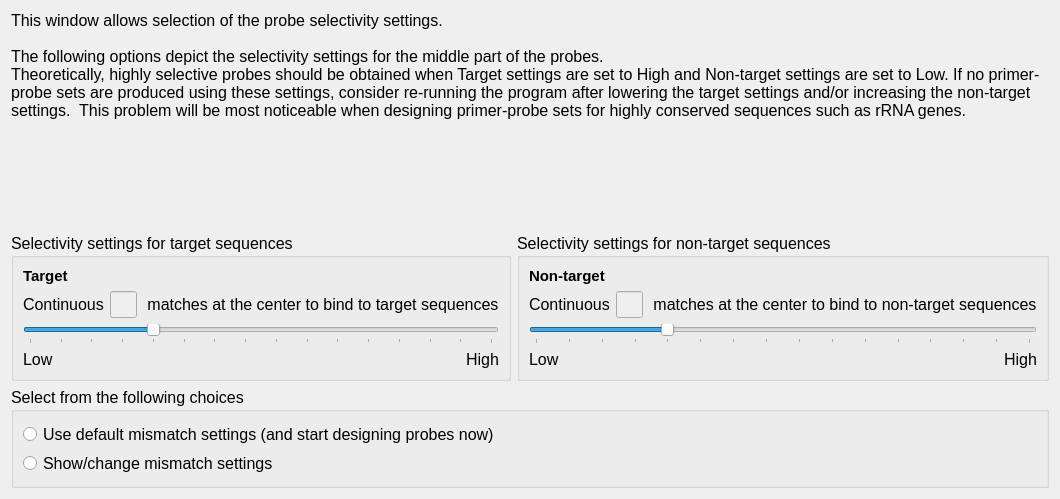
<?xml version="1.0" encoding="UTF-8"?>
<ui version="4.0">
 <class>ProbeSettingSlctvtBscPage</class>
 <widget class="QWizardPage" name="ProbeSettingSlctvtBscPage">
  <property name="geometry">
   <rect>
    <x>0</x>
    <y>0</y>
    <width>995</width>
    <height>499</height>
   </rect>
  </property>
  <property name="minimumSize">
   <size>
    <width>0</width>
    <height>0</height>
   </size>
  </property>
  <property name="maximumSize">
   <size>
    <width>10000</width>
    <height>10000</height>
   </size>
  </property>
  <property name="cursor">
   <cursorShape>ArrowCursor</cursorShape>
  </property>
  <property name="windowTitle">
   <string>Basic Probe Selectivity Settings</string>
  </property>
  <property name="title">
   <string>Basic Probe Selectivity Settings</string>
  </property>
  <layout class="QGridLayout" name="gridLayout_4">
   <item row="0" column="0">
    <widget class="QLabel" name="label_1">
     <property name="font">
      <font>
       <pointsize>12</pointsize>
      </font>
     </property>
     <property name="text">
      <string>This window allows selection of the probe selectivity settings.

The following options depict the selectivity settings for the middle part of the probes.
Theoretically, highly selective probes should be obtained when Target settings are set to High and Non-target settings are set to Low. If no primer-probe sets are produced using these settings, consider re-running the program after lowering the target settings and/or increasing the non-target settings.  This problem will be most noticeable when designing primer-probe sets for highly conserved sequences such as rRNA genes.</string>
     </property>
     <property name="wordWrap">
      <bool>true</bool>
     </property>
    </widget>
   </item>
   <item row="1" column="0">
    <widget class="QLabel" name="label_2">
     <property name="text">
      <string/>
     </property>
     <property name="pixmap">
      <pixmap resource="PRISE.qrc">:/new/prefix1/images/probe_matches.jpg</pixmap>
     </property>
     <property name="alignment">
      <set>Qt::AlignCenter</set>
     </property>
    </widget>
   </item>
   <item row="2" column="0">
    <layout class="QHBoxLayout" name="horizontalLayout_3">
     <item>
      <widget class="QGroupBox" name="groupBox">
       <property name="minimumSize">
        <size>
         <width>0</width>
         <height>0</height>
        </size>
       </property>
       <property name="maximumSize">
        <size>
         <width>10000</width>
         <height>10000</height>
        </size>
       </property>
       <property name="font">
        <font>
         <pointsize>12</pointsize>
        </font>
       </property>
       <property name="title">
        <string>Selectivity settings for target sequences</string>
       </property>
       <layout class="QGridLayout" name="gridLayout">
        <item row="1" column="0">
         <layout class="QHBoxLayout" name="horizontalLayout">
          <item>
           <widget class="QLabel" name="label_5">
            <property name="text">
             <string>Continuous</string>
            </property>
           </widget>
          </item>
          <item>
           <widget class="QLineEdit" name="lineEdit_ContMatchesTarget">
            <property name="enabled">
             <bool>false</bool>
            </property>
           </widget>
          </item>
          <item>
           <widget class="QLabel" name="label_6">
            <property name="text">
             <string> matches at the center to bind to target sequences</string>
            </property>
           </widget>
          </item>
         </layout>
        </item>
        <item row="2" column="0">
         <widget class="QSlider" name="horizontalSlider_target">
          <property name="minimum">
           <number>0</number>
          </property>
          <property name="maximum">
           <number>15</number>
          </property>
          <property name="singleStep">
           <number>1</number>
          </property>
          <property name="value">
           <number>4</number>
          </property>
          <property name="sliderPosition">
           <number>4</number>
          </property>
          <property name="orientation">
           <enum>Qt::Horizontal</enum>
          </property>
          <property name="tickPosition">
           <enum>QSlider::TicksBelow</enum>
          </property>
          <property name="tickInterval">
           <number>1</number>
          </property>
         </widget>
        </item>
        <item row="0" column="0">
         <widget class="QLabel" name="label_3">
          <property name="font">
           <font>
            <pointsize>11</pointsize>
            <weight>75</weight>
            <bold>true</bold>
           </font>
          </property>
          <property name="text">
           <string>Target</string>
          </property>
         </widget>
        </item>
        <item row="3" column="0">
         <layout class="QHBoxLayout" name="horizontalLayout_4">
          <item>
           <widget class="QLabel" name="label_9">
            <property name="text">
             <string>Low</string>
            </property>
           </widget>
          </item>
          <item>
           <widget class="QLabel" name="label_10">
            <property name="text">
             <string>High</string>
            </property>
            <property name="alignment">
             <set>Qt::AlignRight|Qt::AlignTrailing|Qt::AlignVCenter</set>
            </property>
           </widget>
          </item>
         </layout>
        </item>
       </layout>
      </widget>
     </item>
     <item>
      <widget class="QGroupBox" name="groupBox_2">
       <property name="minimumSize">
        <size>
         <width>0</width>
         <height>0</height>
        </size>
       </property>
       <property name="maximumSize">
        <size>
         <width>10000</width>
         <height>10000</height>
        </size>
       </property>
       <property name="font">
        <font>
         <pointsize>12</pointsize>
        </font>
       </property>
       <property name="title">
        <string>Selectivity settings for non-target sequences</string>
       </property>
       <layout class="QGridLayout" name="gridLayout_2">
        <item row="1" column="0">
         <layout class="QHBoxLayout" name="horizontalLayout_2">
          <item>
           <widget class="QLabel" name="label_7">
            <property name="text">
             <string>Continuous</string>
            </property>
           </widget>
          </item>
          <item>
           <widget class="QLineEdit" name="lineEdit_ContMatchesNontarget">
            <property name="enabled">
             <bool>false</bool>
            </property>
           </widget>
          </item>
          <item>
           <widget class="QLabel" name="label_8">
            <property name="text">
             <string> matches at the center to bind to non-target sequences</string>
            </property>
           </widget>
          </item>
         </layout>
        </item>
        <item row="0" column="0">
         <widget class="QLabel" name="label_4">
          <property name="font">
           <font>
            <pointsize>11</pointsize>
            <weight>75</weight>
            <bold>true</bold>
           </font>
          </property>
          <property name="text">
           <string>Non-target</string>
          </property>
         </widget>
        </item>
        <item row="2" column="0">
         <widget class="QSlider" name="horizontalSlider_nontarget">
          <property name="minimum">
           <number>0</number>
          </property>
          <property name="maximum">
           <number>15</number>
          </property>
          <property name="singleStep">
           <number>1</number>
          </property>
          <property name="sliderPosition">
           <number>4</number>
          </property>
          <property name="orientation">
           <enum>Qt::Horizontal</enum>
          </property>
          <property name="tickPosition">
           <enum>QSlider::TicksBelow</enum>
          </property>
          <property name="tickInterval">
           <number>1</number>
          </property>
         </widget>
        </item>
        <item row="3" column="0">
         <layout class="QHBoxLayout" name="horizontalLayout_5">
          <item>
           <widget class="QLabel" name="label_11">
            <property name="text">
             <string>Low</string>
            </property>
           </widget>
          </item>
          <item>
           <widget class="QLabel" name="label_12">
            <property name="text">
             <string>High</string>
            </property>
            <property name="alignment">
             <set>Qt::AlignRight|Qt::AlignTrailing|Qt::AlignVCenter</set>
            </property>
           </widget>
          </item>
         </layout>
        </item>
       </layout>
      </widget>
     </item>
    </layout>
   </item>
   <item row="3" column="0">
    <widget class="QGroupBox" name="groupBox_3">
     <property name="sizePolicy">
      <sizepolicy hsizetype="Fixed" vsizetype="Fixed">
       <horstretch>0</horstretch>
       <verstretch>0</verstretch>
      </sizepolicy>
     </property>
     <property name="minimumSize">
      <size>
       <width>0</width>
       <height>0</height>
      </size>
     </property>
     <property name="maximumSize">
      <size>
       <width>10000</width>
       <height>10000</height>
      </size>
     </property>
     <property name="font">
      <font>
       <pointsize>12</pointsize>
      </font>
     </property>
     <property name="title">
      <string>Select from the following choices</string>
     </property>
     <layout class="QGridLayout" name="gridLayout_3">
      <item row="0" column="0">
       <widget class="QRadioButton" name="radioButton_default">
        <property name="sizePolicy">
         <sizepolicy hsizetype="Minimum" vsizetype="Fixed">
          <horstretch>0</horstretch>
          <verstretch>0</verstretch>
         </sizepolicy>
        </property>
        <property name="minimumSize">
         <size>
          <width>0</width>
          <height>20</height>
         </size>
        </property>
        <property name="maximumSize">
         <size>
          <width>16777215</width>
          <height>20</height>
         </size>
        </property>
        <property name="font">
         <font>
          <pointsize>12</pointsize>
         </font>
        </property>
        <property name="text">
         <string>Use default mismatch settings (and start designing probes now)</string>
        </property>
       </widget>
      </item>
      <item row="1" column="0">
       <widget class="QRadioButton" name="radioButton_showAdv">
        <property name="sizePolicy">
         <sizepolicy hsizetype="Minimum" vsizetype="Fixed">
          <horstretch>0</horstretch>
          <verstretch>0</verstretch>
         </sizepolicy>
        </property>
        <property name="minimumSize">
         <size>
          <width>0</width>
          <height>20</height>
         </size>
        </property>
        <property name="maximumSize">
         <size>
          <width>16777215</width>
          <height>20</height>
         </size>
        </property>
        <property name="font">
         <font>
          <pointsize>12</pointsize>
         </font>
        </property>
        <property name="text">
         <string>Show/change mismatch settings</string>
        </property>
       </widget>
      </item>
     </layout>
    </widget>
   </item>
  </layout>
 </widget>
 <resources>
  <include location="PRISE.qrc"/>
 </resources>
 <connections>
  <connection>
   <sender>radioButton_default</sender>
   <signal>clicked()</signal>
   <receiver>ProbeSettingSlctvtBscPage</receiver>
   <slot>onDefault()</slot>
   <hints>
    <hint type="sourcelabel">
     <x>46</x>
     <y>329</y>
    </hint>
    <hint type="destinationlabel">
     <x>5</x>
     <y>378</y>
    </hint>
   </hints>
  </connection>
  <connection>
   <sender>radioButton_showAdv</sender>
   <signal>clicked()</signal>
   <receiver>ProbeSettingSlctvtBscPage</receiver>
   <slot>onShowAdv()</slot>
   <hints>
    <hint type="sourcelabel">
     <x>107</x>
     <y>373</y>
    </hint>
    <hint type="destinationlabel">
     <x>93</x>
     <y>378</y>
    </hint>
   </hints>
  </connection>
  <connection>
   <sender>horizontalSlider_target</sender>
   <signal>valueChanged(int)</signal>
   <receiver>ProbeSettingSlctvtBscPage</receiver>
   <slot>onScrollTar()</slot>
   <hints>
    <hint type="sourcelabel">
     <x>273</x>
     <y>247</y>
    </hint>
    <hint type="destinationlabel">
     <x>273</x>
     <y>372</y>
    </hint>
   </hints>
  </connection>
  <connection>
   <sender>horizontalSlider_nontarget</sender>
   <signal>valueChanged(int)</signal>
   <receiver>ProbeSettingSlctvtBscPage</receiver>
   <slot>onScrollNontar()</slot>
   <hints>
    <hint type="sourcelabel">
     <x>537</x>
     <y>247</y>
    </hint>
    <hint type="destinationlabel">
     <x>536</x>
     <y>379</y>
    </hint>
   </hints>
  </connection>
 </connections>
 <slots>
  <slot>onScrollTar()</slot>
  <slot>onScrollNontar()</slot>
  <slot>onDefault()</slot>
  <slot>onShowAdv()</slot>
 </slots>
</ui>
